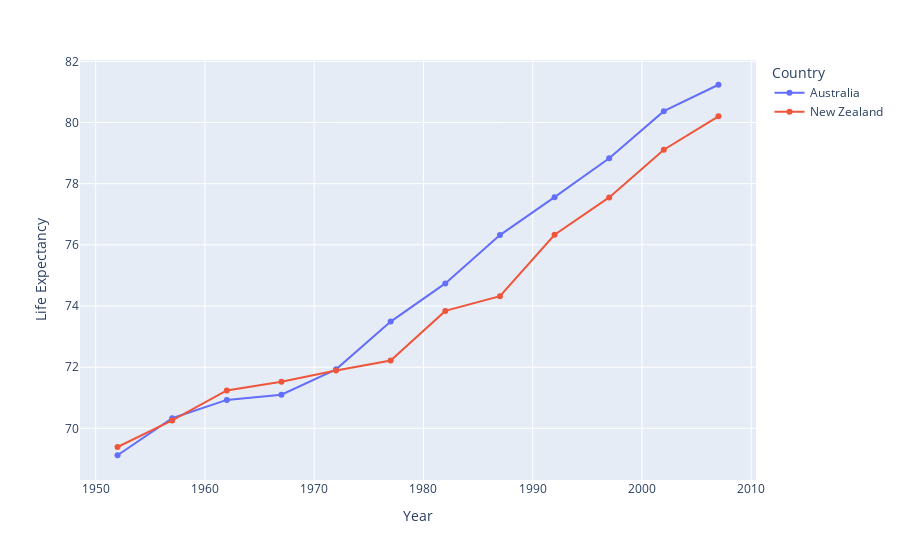

Here is the notebook cell this chart was saved with:
### Code cell
fig = px.line(df, x='year', y='lifeExp', color='country', markers=True, 
              labels={'lifeExp':'Life Expectancy', 'year':'Year', 'country':'Country'})
fig.show()

### Figure 1 — Plotly figure (JSON) as saved in the notebook; plotly's stock layout.template omitted (floating-point values rounded to 4 significant figures)
{"data": [{"hovertemplate": "Country=Australia<br>Year=%{x}<br>Life Expectancy=%{y}<extra></extra>", "legendgroup": "Australia", "line": {"color": "#636efa", "dash": "solid"}, "marker": {"symbol": "circle"}, "mode": "markers+lines", "name": "Australia", "orientation": "v", "showlegend": true, "type": "scatter", "x": [1952, 1957, 1962, 1967, 1972, 1977, 1982, 1987, 1992, 1997, 2002, 2007], "xaxis": "x", "y": [69.12, 70.33, 70.93, 71.1, 71.93, 73.49, 74.74, 76.32, 77.56, 78.83, 80.37, 81.23], "yaxis": "y"}, {"hovertemplate": "Country=New Zealand<br>Year=%{x}<br>Life Expectancy=%{y}<extra></extra>", "legendgroup": "New Zealand", "line": {"color": "#EF553B", "dash": "solid"}, "marker": {"symbol": "circle"}, "mode": "markers+lines", "name": "New Zealand", "orientation": "v", "showlegend": true, "type": "scatter", "x": [1952, 1957, 1962, 1967, 1972, 1977, 1982, 1987, 1992, 1997, 2002, 2007], "xaxis": "x", "y": [69.39, 70.26, 71.24, 71.52, 71.89, 72.22, 73.84, 74.32, 76.33, 77.55, 79.11, 80.2], "yaxis": "y"}], "layout": {"legend": {"title": {"text": "Country"}, "tracegroupgap": 0}, "margin": {"t": 60}, "xaxis": {"anchor": "y", "domain": [0, 1], "title": {"text": "Year"}}, "yaxis": {"anchor": "x", "domain": [0, 1], "title": {"text": "Life Expectancy"}}}}
